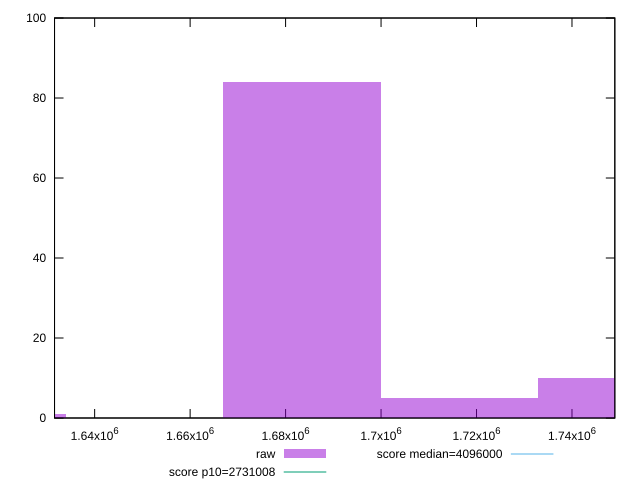

This figure's gnuplot source:
reset

$raw <<EOF
1749451.9123069865 10
1683434.8590123833 84
1716443.385659685 5
1617417.80571778 1
EOF

set key outside below
set boxwidth 33008.52664730163
set xrange [1631594:1748974]
set yrange [0:100]
set trange [0:100]
set style fill transparent solid 0.5 noborder

set parametric
set terminal svg size 640, 490 enhanced background rgb 'white'
set output "reports/report_00027_2021-02-24T12-40-31.850Z/total-byte-weight/samples/astro/raw/histogram.svg"

plot $raw title "raw" with boxes, \
     2731008,t title "score p10=2731008", \
     4096000,t title "score median=4096000"

reset
